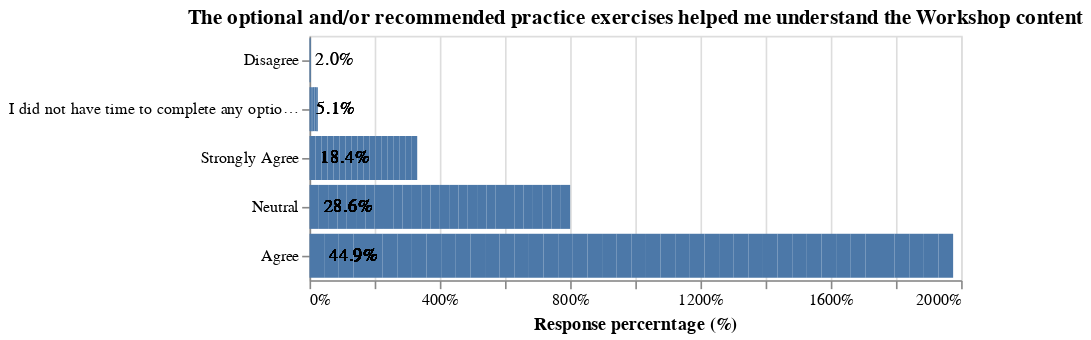

This figure's notebook cell:
### Markdown cell above
# The optional and/or recommended practice exercises helped me understand the Workshop content

### Code cell
bar = alt.Chart(df, title="The optional and/or recommended practice exercises helped me understand the Workshop content"
               ).transform_joinaggregate(
    total='count()',
    groupby=['prac_q']
).transform_calculate(
    percent=alt.datum.total/98
).mark_bar().encode(
    x= alt.X('percent:Q', title = "Response percerntage (%)", axis=alt.Axis(format='%')),
    y=alt.Y('prac_q', sort='x', title="")
    ).properties(
    width=400,
    height=150
    )

text = alt.Chart(df, title="The optional and/or recommended practice exercises helped me understand the Workshop content"
               ).transform_joinaggregate(
    total='count()',
    groupby=['prac_q']
).transform_calculate(
    percent=alt.datum.total/98
).mark_text(
        align='left',
        baseline='middle',
        dx=3
).encode(
        y = alt.Y('prac_q', sort = 'x'),
        x = alt.X('percent:Q'),
        text=alt.Text('percent:Q',format='.1%')
).properties(
    width=800,
    height=250
    )

q5_plot = alt.layer(bar, text, data=df)

# Show the plot|
q5_plot
